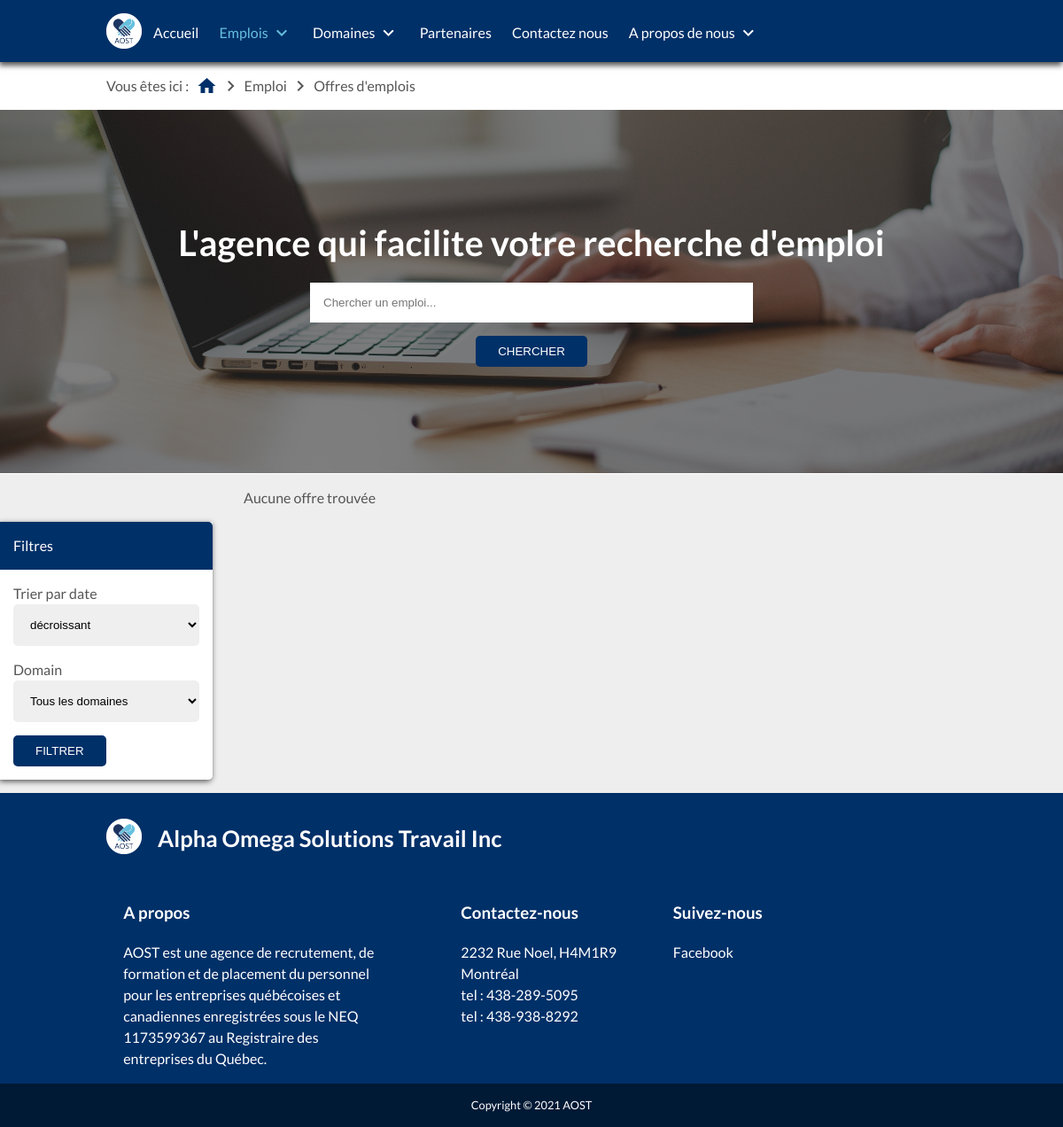
Before: /job/offers/index.php with the older database file.
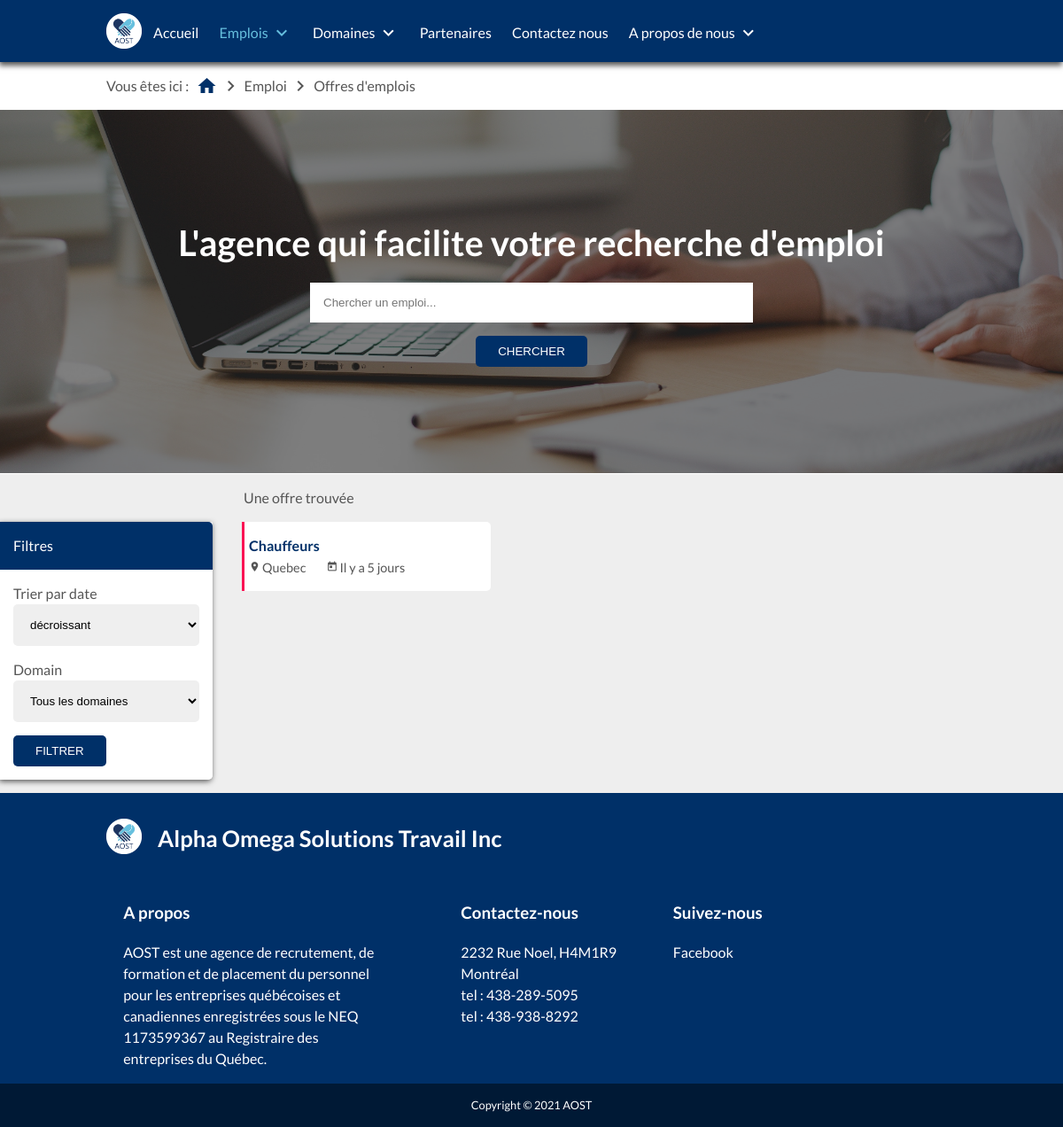
After: the same page with the newer database file.
### tables this page shows
CREATE TABLE IF NOT EXISTS `offers` (
  `id` bigint(20) NOT NULL AUTO_INCREMENT,
  `id_admin` bigint(20) NOT NULL,
  `id_subdomain` bigint(20) NOT NULL,
  `id_city` bigint(20) NOT NULL,
  `compagny` varchar(100) NOT NULL,
  `description` longtext COMMENT 'Description globale de la demande',
  `missions` longtext COMMENT 'description détaillée (par mission) de la demande',
  `skill` longtext COMMENT 'compétences requises du postulant',
  `candidate_profile` longtext COMMENT 'Informations requises du postulant (age, annee d''experience, caractere etc...)',
  `cv` int(1) NOT NULL DEFAULT '0' COMMENT 'vaudra 1 si un CV est requit pour postuler',
  `motivation` int(1) NOT NULL DEFAULT '0' COMMENT 'Vaudra 1 si une lettre de motivation est requise pour postuler',
  `deleted` int(2) NOT NULL DEFAULT '0' COMMENT 'Vaudra 1 si supprimé par un admin (restera présente dans un onglet archives ou corbeille)',
  `expired` int(2) NOT NULL DEFAULT '0' COMMENT 'vaudra 1 si déjà expiré',
  `deadline` datetime NOT NULL COMMENT 'Date limite',
  `added_at` datetime NOT NULL DEFAULT CURRENT_TIMESTAMP,
  PRIMARY KEY (`id`),
  KEY `fk_city` (`id_city`),
  KEY `fk_subdomain` (`id_subdomain`),
  KEY `fk_admin` (`id_admin`)
);

CREATE TABLE IF NOT EXISTS `subdomains` (
  `id` bigint(20) NOT NULL AUTO_INCREMENT,
  `id_admin` bigint(20) NOT NULL,
  `id_domain` bigint(20) NOT NULL,
  `name` varchar(200) NOT NULL,
  `color` varchar(100) NOT NULL,
  `added_at` datetime NOT NULL DEFAULT CURRENT_TIMESTAMP,
  PRIMARY KEY (`id`),
  KEY `id_domain` (`id_domain`),
  KEY `fk_admin` (`id_admin`)
);

CREATE TABLE IF NOT EXISTS `city` (
  `id` bigint(20) NOT NULL AUTO_INCREMENT,
  `name` varchar(150) NOT NULL,
  `added_at` datetime NOT NULL DEFAULT CURRENT_TIMESTAMP,
  PRIMARY KEY (`id`)
);

### job/offers/index.php (called while the page is built)
<?php include("../../outils/php/redirection.php");
	redirection("Offres d'emplois | Alpha Omega Solutions Travail", _APP_PATH."job/offers/offers.php", "Offres d'emplois", "Offres d'emplois", _ROOT_PATH."job/offers/offers.css", _ROOT_PATH."job/offers/offers.js");
?>

### class/Offer.class.php (called while the page is built, shortened)
<?php
class Offer
{
    private $_id;
    private $_added_at;
    public function __construct(array $data){
        foreach ($data as $key => $value) {
            $method='set'.ucfirst($key);
        }
    }
    public function setId($id){
        $this->_id=intval($id);
    }
    public function getId(){
        return $this->_id;
    }
    public function setAdded_at($added_at){
        $this->_added_at=strval($added_at);
    }
    public function getAdded_at(){
        return $this->_added_at;
    }
public function getOffersFilterLimit($keyword, $id_domain, $date, $start){
  include(_APP_PATH."bd/server-connect.php");
  $id_domain = intval($id_domain);
  $start=intval($start);
  $end=$start+10;
  $regex = $keyword == "" ? "" : " subdomains.name REGEXP '^(.*)$keyword(.*)$' ";
  $domainTxt = $id_domain == -1 ? "" : " subdomains.id_domain=$id_domain ";
  $dateDirection = " ORDER BY offers.added_at $date ";
  $limit = " LIMIT $start,$end ";
  if($domainTxt == "" && $regex == ""){
    $where_1 = " 1 ";
}else {
    $where_1 = "";
}
$query= $db->prepare("SELECT * FROM subdomains INNER JOIN offers ON offers.id_subdomain = subdomains.id WHERE $regex $domainTxt $where_1 $dateDirection $limit");
$offers=[];
if($query->execute()){
  while($data=$query->fetch()){
      $offers[]=new Offer($data);
  }
  return $offers;
}else{
  return false;
}
}
}
?>

### class/Subdomain.class.php (called while the page is built, shortened)
<?php
class Subdomain
{
   private $_name;
   public function __construct(array $data){
    foreach ($data as $key => $value) {
     $method='set'.ucfirst($key);
}
}
public function setName($name){
   $this->_name=htmlentities(strval($name));
}
public function getName(){
    return $this->_name;
}
public function getSubdomain($id){
    include(_APP_PATH."bd/server-connect.php");
    $id=intval($id);
    $query=$db->prepare("SELECT * FROM subdomains WHERE id=?");
    $query->bindParam(1,$id);
    if($query->execute() && $query->rowCount()==1){
      $data=$query->fetch();
      return (new Subdomain($data));
  }else{
      return false;
  }
}
}
?>

### class/Domain.class.php (called while the page is built, shortened)
<?php
class domain
{
    private $_color;
    public function __construct(array $data){
        foreach ($data as $key => $value) {
            $method='set'.ucfirst($key);
        }
    }
    public function setColor($color){
        $this->_color=htmlentities(strval($color));
    }
    public function getColor(){
        return $this->_color;
    }
public function getDomain($id){
    include(_APP_PATH."bd/server-connect.php");
    $id=intval($id);
    $query=$db->prepare("SELECT * FROM domains WHERE id=?");
    $query->bindParam(1,$id);
    if($query->execute() && $query->rowCount()==1){
        $data=$query->fetch();
        return (new Domain($data));
    }else{
        return false;
    }
}
}
?>

### class/City.class.php (called while the page is built, shortened)
<?php
class City
{
    private $_name;
    public function __construct(array $data){
        foreach ($data as $key => $value) {
            $method='set'.ucfirst($key);
        }
    }
    public function setName($name){
        $this->_name=htmlentities(strval($name));
    }
    public function getName(){
        return $this->_name;
    }
public function getCity($id){
    include(_APP_PATH."bd/server-connect.php");
    $id=intval($id);
    $query=$db->prepare("SELECT * FROM city WHERE id=?");
    $query->bindParam(1,$id);
    if($query->execute() && $query->rowCount()==1){
        $data=$query->fetch();
        return (new City($data));
    }else{
        return false;
    }
}
}
?>

### outils/php/functions.php (called while the page is built, shortened)
<?php
$tab_month=array("Janvier","Février","Mars","Avril","Mai","Juin","Juillet","Aougt","Septembre","Octobre","Novembre","Décembre");
function get_elapsed_time($datetime){
	global $tab_month;
	$date_convert_in_seconde = strtotime($datetime);
	if(date('Ymd', $date_convert_in_seconde) == date('Ymd')){
		$diff = time()-$date_convert_in_seconde;
		if($diff < 60){
			return "Il y a ".$diff." secondes";
		}else if($diff < 3600){
			return "Il y a ".floor($diff/60)." min";
		}else if($diff < 86400){
			return "Il y a ".floor($diff/3600)."h";
		}
	}else if(date('Ymd', $date_convert_in_seconde) == date('Ymd', strtotime('- 1 DAY'))){
		return "Hier";
	}else if(date('Ymd', $date_convert_in_seconde) == date('Ymd', strtotime('- 2 DAY'))){
		return "Il y a 2 jours";
	}else if(date('Ymd', $date_convert_in_seconde) == date('Ymd', strtotime('- 3 DAY'))){
		return "Il y a 3 jours";
	}else if(date('Ymd', $date_convert_in_seconde) == date('Ymd', strtotime('- 4 DAY'))){
		return "Il y a 4 jours";
	}else if(date('Ymd', $date_convert_in_seconde) == date('Ymd', strtotime('- 5 DAY'))){
		return "Il y a 5 jours";
	}else if(date('Ymd', $date_convert_in_seconde) == date('Ymd', strtotime('- 6 DAY'))){
		return "Il y a 6 jours";
	}else if(date('YW', $date_convert_in_seconde) == date('YW', strtotime('- 1 WEEK'))){
		return "Il y a 1 semaine";
	}else if(date('YW', $date_convert_in_seconde) == date('YW', strtotime('- 2 WEEK'))){
		return "Il y a 2 semaines";
	}else if(date('YW', $date_convert_in_seconde) == date('YW', strtotime('- 3 WEEK'))){
		return "Il y a 3 semaines";
	}else if(date('YW', $date_convert_in_seconde) == date('YW', strtotime('- 4 WEEK'))){
		return "Il y a 4 semaines";
	}else if(date('Ym', $date_convert_in_seconde) == date('Ym', strtotime('- 1 MONTH'))){
		return "Il y a 1 mois";
	}else if(date('Ym', $date_convert_in_seconde) == date('Ym', strtotime('- 2 MONTH'))){
		return "Il y a 2 mois";
	}else if(date('Ym', $date_convert_in_seconde) == date('Ym', strtotime('- 3 MONTH'))){
		return "Il y a 3 mois";
	}else if(date('Ym', $date_convert_in_seconde) == date('Ym', strtotime('- 4 MONTH'))){
		return "Il y a 4 mois";
	}else if(date('Ym', $date_convert_in_seconde) == date('Ym', strtotime('- 5 MONTH'))){
		return "Il y a 5 mois";
	}else if(date('Ym', $date_convert_in_seconde) == date('Ym', strtotime('- 6 MONTH'))){
		return "Il y a 6 mois";
	}else if(date('Ym', $date_convert_in_seconde) == date('Ym', strtotime('- 7 MONTH'))){
		return "Il y a 7 mois";
	}else if(date('Ym', $date_convert_in_seconde) == date('Ym', strtotime('- 8 MONTH'))){
		return "Il y a 8 mois";
	}else if(date('Ym', $date_convert_in_seconde) == date('Ym', strtotime('- 9 MONTH'))){
		return "Il y a 9 mois";
	}else if(date('Ym', $date_convert_in_seconde) == date('Ym', strtotime('- 10 MONTH'))){
		return "Il y a 10 mois";
	}else if(date('Ym', $date_convert_in_seconde) == date('Ym', strtotime('- 11 MONTH'))){
		return "Il y a 11 mois";
	}else if(date('Y', $date_convert_in_seconde) == date('Y', strtotime('- 1 YEAR'))){
		return "Il y a 1 an";
	}else if(date('Y', $date_convert_in_seconde) == date('Y', strtotime('- 2 YEAR'))){
		return "Il y a 2 ans";
	}else if(date('Y', $date_convert_in_seconde) == date('Y', strtotime('- 3 YEAR'))){
		return "Il y a 3 ans";
	}else if(date('Y', $date_convert_in_seconde) == date('Y', strtotime('- 4 YEAR'))){
		return "Il y a 4 ans";
	}else if(date('Y', $date_convert_in_seconde) == date('Y', strtotime('- 5 YEAR'))){
		return "Il y a 5 ans";
	}else if(date('Y', $date_convert_in_seconde) == date('Y', strtotime('- 6 YEAR'))){
		return "Il y a 6 ans";
	}else if(date('Y', $date_convert_in_seconde) == date('Y', strtotime('- 7 YEAR'))){
		return "Il y a 7 ans";
	}else if(date('Y', $date_convert_in_seconde) == date('Y', strtotime('- 8 YEAR'))){
		return "Il y a 8 ans";
	}else if(date('Y', $date_convert_in_seconde) == date('Y', strtotime('- 9 YEAR'))){
		return "Il y a 9 ans";
	}else if(date('Y', $date_convert_in_seconde) == date('Y', strtotime('- 10 YEAR'))){
		return "Il y a 10 ans";
	}else if(date('Y', $date_convert_in_seconde) == date('Y', strtotime('- 11 YEAR'))){
		return "Il y a 11 ans";
	}else if(date('Y', $date_convert_in_seconde) == date('Y', strtotime('- 12 YEAR'))){
		return "Il y a 12 ans";
	}else if(date('Y', $date_convert_in_seconde) == date('Y', strtotime('- 13 YEAR'))){
		return "Il y a 13 ans";
	}else if(date('Y', $date_convert_in_seconde) == date('Y', strtotime('- 14 YEAR'))){
		return "Il y a 14 ans";
	}else if(date('Y', $date_convert_in_seconde) == date('Y', strtotime('- 15 YEAR'))){
		return "Il y a 15 ans";
	}else if(date('Y', $date_convert_in_seconde) == date('Y', strtotime('- 16 YEAR'))){
		return "Il y a 16 ans";
	}else if(date('Y', $date_convert_in_seconde) == date('Y', strtotime('- 17 YEAR'))){
		return "Il y a 17 ans";
	}else if(date('Y', $date_convert_in_seconde) == date('Y', strtotime('- 18 YEAR'))){
		return "Il y a 18 ans";
	}else if(date('Y', $date_convert_in_seconde) == date('Y', strtotime('- 19 YEAR'))){
		return "Il y a 19 ans";
	}else if(date('Y', $date_convert_in_seconde) == date('Y', strtotime('- 20 YEAR'))){
		return "Il y a 20 ans";
	}else if(date('Y', $date_convert_in_seconde) < date('Y', strtotime('- 20 YEAR'))){
		return "Il y a plus de 20 ans";
	}else{
		$mois=date('m',$date_convert_in_seconde);
		$mois=$tab_month[$mois-1];
		return 'depuis le '.date('d', $date_convert_in_seconde)." ".$mois;
	}
}
?>

### job/offers/offers.php (the view, shortened to what the changed rows need)
<?php
$keyword = isset($_POST["keyword"]) ? $_POST["keyword"] : "";
$date = isset($_POST["date"]) ? $_POST["date"] : "DESC";
$id_domain = isset($_POST["id_domain"]) ? $_POST["id_domain"] : "-1";
$offers_count = $offer->getOffersFilterLimit($keyword, $id_domain, $date, "");
	$actuParPage= 10;
	$nombreDePages=ceil(count($offers_count)/$actuParPage);
	if(isset($_GET['page']))
	{
		$pageActuelle=intval($_GET['page']);
		 if($pageActuelle>$nombreDePages)
		 {
		 	$pageActuelle=$nombreDePages;
		 }
		}
	else
	{
		 $pageActuelle=1;
		}
	$premiereEntree=($pageActuelle-1)*$actuParPage;
	$offers = $offer->getOffersFilterLimit($keyword, $id_domain, $date, $premiereEntree);
	?>
	<div class="offres-block offers-container">
		<div class="offres-stats">
			<span class="stat">
				<?php
				if(count($offers_count) > 1){
					echo count($offers_count)." offres trouvées";
				}else {
					if(count($offers_count) > 0){
						echo "Une offre trouvée";
					}else {
						echo "Aucune offre trouvée";
					}
				}
				?>
			</span>
		</div>
						<?php
						$domains = $domain->getDomains();
						foreach($domains as $domain){
							?>
							<option value="<?php echo $domain->getId(); ?>" <?php if(isset($_POST["id_domain"])){ if($_POST["id_domain"] == $domain->getId()){echo "selected";} } ?>><?php echo $domain->getName(); ?></option>
						<?php } ?>
		<div class="offres-contain">
			<div class="emplois-populaires-container">
				<?php
				foreach ($offers as $offer) {
					$city = $city->getCity($offer->getId_city());
					$subdomain = $subdomain->getSubdomain($offer->getId_subdomain());
					$domain = $domain->getDomain($subdomain->getId_domain());
					$domainColor = $domain->getColor()==""? "66BFDE" : $domain -> getColor();
					?>
					<a href="<?php echo _ROOT_PATH."job/offers/a/".str_replace(" ", "-",$subdomain->getName())."/".$offer->getId()."/" ?>" class="ep-block" style="border-left : 3px solid #<?php echo $domainColor; ?>">
						<div class="ep-text">
							<span class="ep-title"><?php echo $subdomain->getName(); ?></span>
							<span class="ep-city"><i class="material-icons vertical-align-bottom">location_on</i><?php echo $city->getName(); ?></span>
							<span class="ep-added_at"><i class="material-icons vertical-align-bottom"> today </i><?php echo get_elapsed_time($offer->getAdded_at()); ?></span>
						</div>
					</a>
				<?php } ?>
			</div>
			</div>
		</div>

Changed rows visible on the page:
added offers: id_subdomain.name "Chauffeurs", id_city.name "Quebec", added_at "Il y a 5 jours"
Other visible differences:
text no longer shown: "Aucune offre trouvée"
text now shown: "Une offre trouvée"
